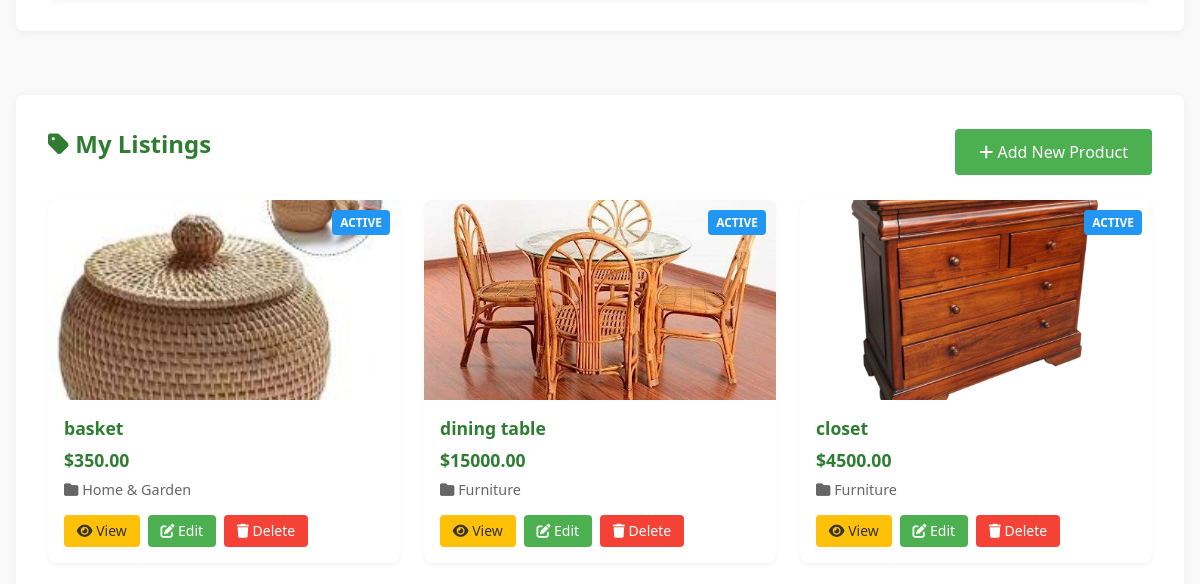
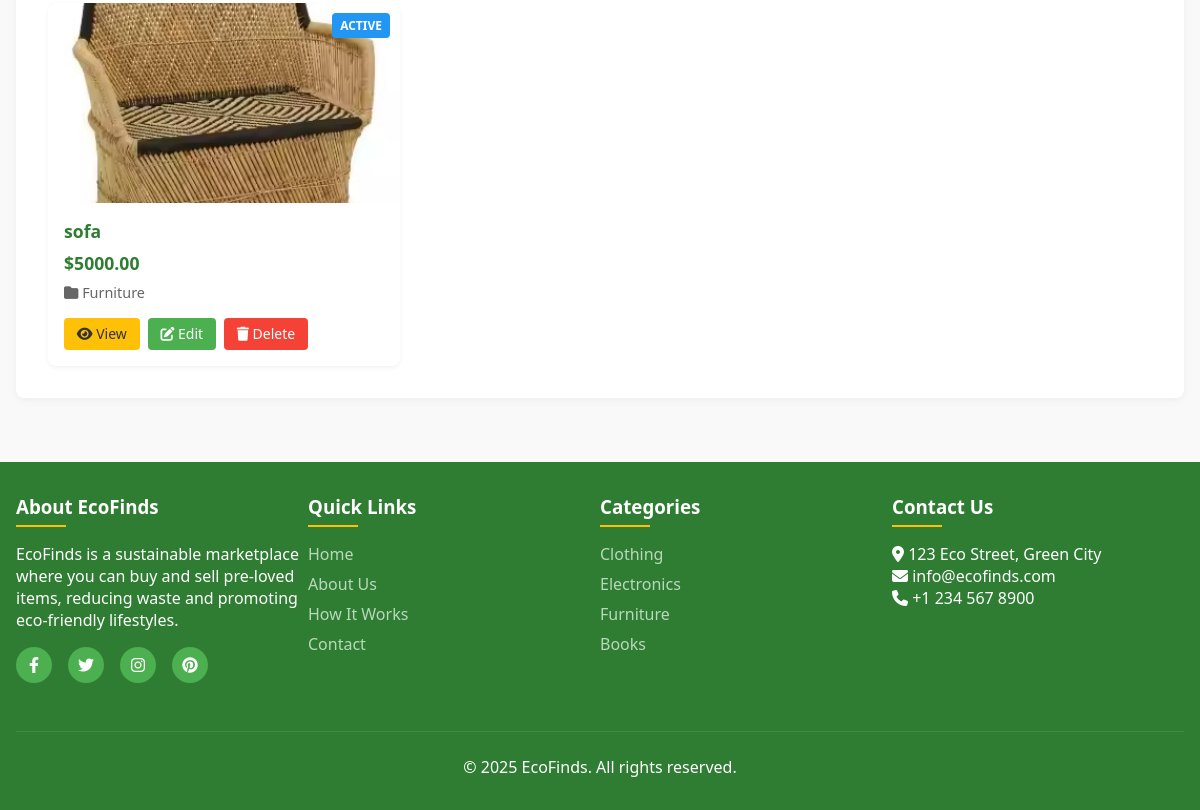
/dashboard (signed in, lower part), run on an earlier commit of the app's database (2 pictures, top to bottom).
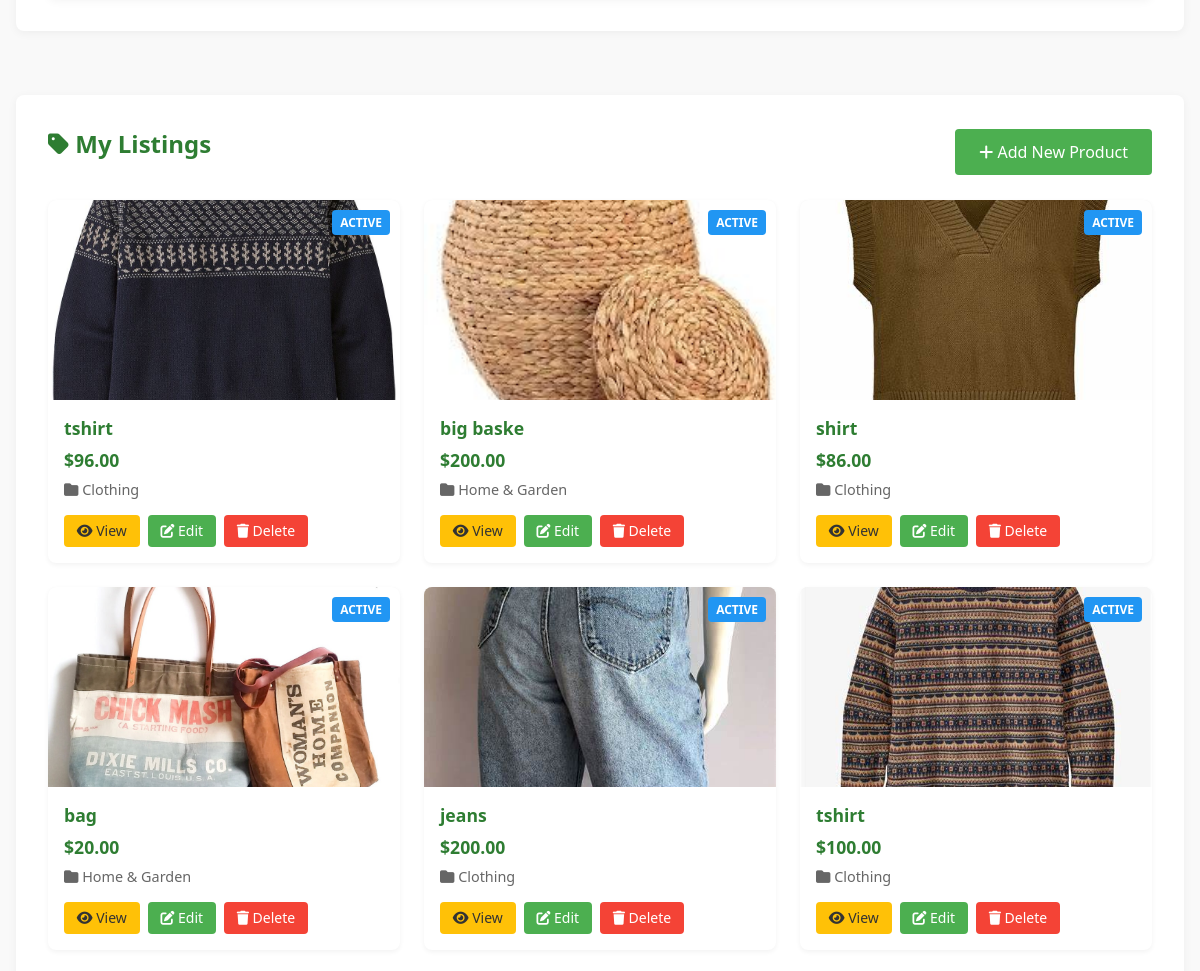
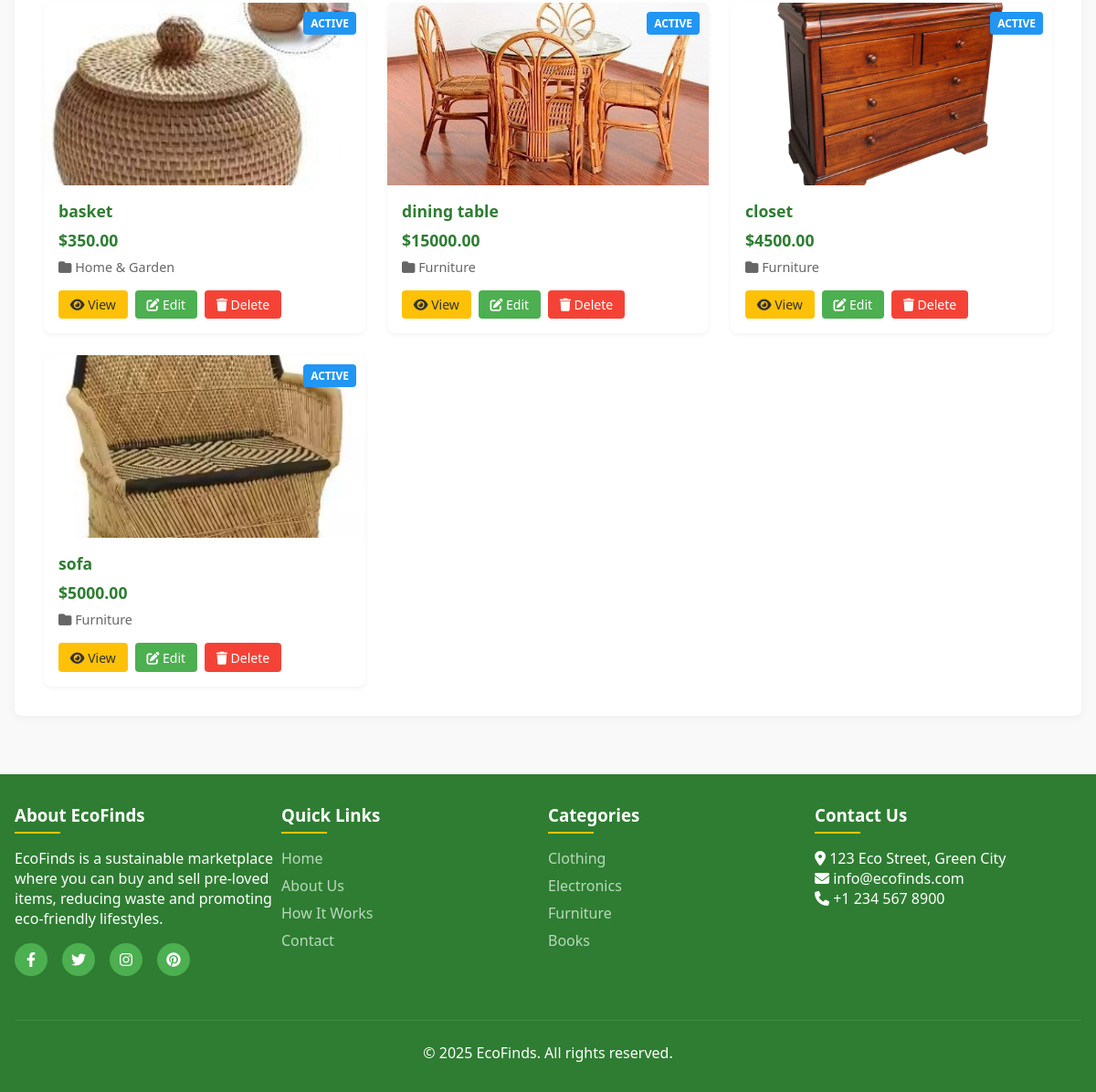
And on a later commit of the database (2 pictures, top to bottom).
### models.py (models this page shows, shortened)
class Product(db.Model):
    __tablename__ = 'products'
    id = db.Column(db.Integer, primary_key=True)
    title = db.Column(db.String(100), nullable=False)
    description = db.Column(db.Text, nullable=False)
    price = db.Column(db.Float, nullable=False)
    image = db.Column(db.String(200), default='placeholder.png')
    is_sold = db.Column(db.Boolean, default=False)
    created_at = db.Column(db.DateTime, default=datetime.now)
    updated_at = db.Column(db.DateTime, default=datetime.now, onupdate=datetime.now)
    seller_id = db.Column(db.Integer, db.ForeignKey('users.id'), nullable=False)
    category_id = db.Column(db.Integer, db.ForeignKey('categories.id'), nullable=False)
    cart_items = db.relationship('CartItem', backref='product', lazy=True, cascade="all, delete-orphan")
    purchases = db.relationship('Purchase', backref='product', lazy=True)

class Category(db.Model):
    __tablename__ = 'categories'
    id = db.Column(db.Integer, primary_key=True)
    name = db.Column(db.String(50), nullable=False)
    products = db.relationship('Product', backref='category', lazy=True)

### app.py (the view, shortened to what this page needs)
@app.route('/dashboard', methods=['GET', 'POST'])
@login_required
def dashboard():
    user = User.query.get(session['user_id'])
    form = UserProfileForm(obj=user)
    user_listings = Product.query.filter_by(seller_id=user.id).order_by(Product.created_at.desc()).all()
    return render_template('dashboard.html',
                          user=user,
                          form=form,
                          listings=user_listings)

### app.py (called while the page is built)
def login_required(f):
    from functools import wraps
    @wraps(f)
    def decorated_function(*args, **kwargs):
        if 'user_id' not in session:
            flash('Please log in to access this page', 'warning')
            return redirect(url_for('login'))
        return f(*args, **kwargs)
    return decorated_function

### templates/dashboard.html (shortened to what this page needs)
{% extends "base.html" %}
{% block content %}
<div class="dashboard-container">
    <div class="profile-section container">
    </div>
    <div class="listings-section container">
        <div class="listings-header">
            <h2><i class="fas fa-tag"></i> My Listings</h2>
            <a href="{{ url_for('add_product') }}" class="btn btn-primary">
                <i class="fas fa-plus"></i> Add New Product
            </a>
        </div>
        {% if listings %}
            <div class="product-grid">
                {% for product in listings %}
                    <div class="product-card">
                        <div class="product-image">
                            {% if product.image and product.image != 'placeholder.png' %}
                                <img src="{{ url_for('static', filename='images/uploads/' + product.image) }}" alt="{{ product.title }}">
                            {% else %}
                                <div class="placeholder-image">
                                    <i class="fas fa-image"></i>
                                </div>
                            {% endif %}
                            <div class="product-status {{ 'sold' if product.is_sold else '' }}">
                                {{ 'SOLD' if product.is_sold else 'ACTIVE' }}
                            </div>
                        </div>
                        <div class="product-details">
                            <h3>{{ product.title }}</h3>
                            <p class="product-price">${{ "%.2f"|format(product.price) }}</p>
                            <p class="product-category">
                                <i class="fas fa-folder"></i> {{ product.category.name }}
                            </p>
                            <div class="product-actions">
                                <a href="{{ url_for('product_detail', product_id=product.id) }}" class="btn btn-secondary btn-sm">
                                    <i class="fas fa-eye"></i> View
                                </a>
                                <a href="{{ url_for('edit_product', product_id=product.id) }}" class="btn btn-primary btn-sm">
                                    <i class="fas fa-edit"></i> Edit
                                </a>
                                <form action="{{ url_for('delete_product', product_id=product.id) }}" method="POST" class="d-inline">
                                    <button type="submit" class="btn btn-danger btn-sm" onclick="return confirm('Are you sure you want to delete this listing?')">
                                        <i class="fas fa-trash"></i> Delete
                                    </button>
                                </form>
                            </div>
                        </div>
                    </div>
                {% endfor %}
            </div>
        {% endif %}
    </div>
</div>
{% endblock %}

### templates/base.html (shortened to what this page needs)
<!DOCTYPE html>
<html lang="en">
<head>
    <link rel="stylesheet" href="https://cdnjs.cloudflare.com/ajax/libs/font-awesome/6.4.0/css/all.min.css">
</head>
<body>
    <main>
        {% block content %}{% endblock %}
    </main>
    <footer>
        <div class="footer-content">
            <div class="footer-section">
                <h3>About EcoFinds</h3>
                <p>EcoFinds is a sustainable marketplace where you can buy and sell pre-loved items, reducing waste and promoting eco-friendly lifestyles.</p>
                <div class="social-links">
                    <a href="#"><i class="fab fa-facebook-f"></i></a>
                    <a href="#"><i class="fab fa-twitter"></i></a>
                    <a href="#"><i class="fab fa-instagram"></i></a>
                    <a href="#"><i class="fab fa-pinterest"></i></a>
                </div>
            </div>
            <div class="footer-section">
                <h3>Quick Links</h3>
                <ul class="footer-links">
                    <li><a href="{{ url_for('index') }}">Home</a></li>
                    <li><a href="#">About Us</a></li>
                    <li><a href="#">How It Works</a></li>
                    <li><a href="#">Contact</a></li>
                </ul>
            </div>
            <div class="footer-section">
                <h3>Categories</h3>
                <ul class="footer-links">
                    <li><a href="{{ url_for('index', category=1) }}">Clothing</a></li>
                    <li><a href="{{ url_for('index', category=2) }}">Electronics</a></li>
                    <li><a href="{{ url_for('index', category=3) }}">Furniture</a></li>
                    <li><a href="{{ url_for('index', category=4) }}">Books</a></li>
                </ul>
            </div>
            <div class="footer-section">
                <h3>Contact Us</h3>
                <p><i class="fas fa-map-marker-alt"></i> 123 Eco Street, Green City</p>
                <p><i class="fas fa-envelope"></i> info@ecofinds.com</p>
                <p><i class="fas fa-phone"></i> +1 234 567 8900</p>
            </div>
            <div class="copyright">
                &copy; 2025 EcoFinds. All rights reserved.
            </div>
        </div>
    </footer>
</body>
</html>

### templates/base.html (style rules this page uses)
:root { --primary-color: #4caf50; --primary-dark: #2e7d32; --primary-light: #80e27e; --secondary-color: #ffc107; --text-color: #333333; --light-text: #ffffff; --light-bg: #f9f9f9; --border-color: #e0e0e0; --danger: #f44336; --success: #4caf50; --info: #2196f3; --warning: #ff9800; }
* { margin: 0; padding: 0; box-sizing: border-box; font-family: 'Segoe UI', Tahoma, Geneva, Verdana, sans-serif; }
body { background-color: var(--light-bg); color: var(--text-color); min-height: 100vh; display: flex; flex-direction: column; }
main { flex: 1; padding: 2rem 1rem; max-width: 1200px; margin: 0 auto; width: 100%; }
.container { background-color: #ffffff; border-radius: 8px; box-shadow: 0 2px 10px rgba(0, 0, 0, 0.05); padding: 2rem; margin-bottom: 2rem; }
h1, h2, h3, h4, h5, h6 { color: var(--primary-dark); margin-bottom: 1rem; }
.btn { display: inline-block; padding: 0.75rem 1.5rem; border: none; border-radius: 4px; font-size: 1rem; font-weight: 500; text-align: center; text-decoration: none; cursor: pointer; transition: all 0.3s ease; }
.btn-primary { background-color: var(--primary-color); color: var(--light-text); }
.btn-secondary { background-color: var(--secondary-color); color: var(--text-color); }
.btn-danger { background-color: var(--danger); color: var(--light-text); }
.btn-sm { padding: 0.4rem 0.8rem; font-size: 0.875rem; }
footer { background-color: var(--primary-dark); color: var(--light-text); padding: 2rem 0; margin-top: auto; }
.footer-content { max-width: 1200px; margin: 0 auto; padding: 0 1rem; display: flex; flex-wrap: wrap; justify-content: space-between; }
.footer-section { flex: 1; min-width: 200px; margin-bottom: 1.5rem; }
.footer-section h3 { color: var(--light-text); margin-bottom: 1rem; position: relative; padding-bottom: 0.5rem; }
.footer-section h3::after { content: ''; position: absolute; left: 0; bottom: 0; width: 50px; height: 2px; background-color: var(--secondary-color); }
.footer-links { list-style: none; }
.footer-links li { margin-bottom: 0.5rem; }
.footer-links a { color: #b9d9bb; text-decoration: none; transition: color 0.3s ease; }
.social-links { display: flex; gap: 1rem; margin-top: 1rem; }
.social-links a { display: flex; align-items: center; justify-content: center; width: 36px; height: 36px; border-radius: 50%; background-color: var(--primary-color); color: var(--light-text); text-decoration: none; transition: all 0.3s ease; }
.copyright { text-align: center; padding-top: 1.5rem; margin-top: 1.5rem; border-top: 1px solid rgba(255, 255, 255, 0.1); width: 100%; }

### templates/dashboard.html (style rules this page uses)
.dashboard-container { display: flex; flex-direction: column; gap: 2rem; }
.listings-header { display: flex; justify-content: space-between; align-items: center; margin-bottom: 1.5rem; }
.product-grid { display: grid; grid-template-columns: repeat(auto-fill, minmax(280px, 1fr)); gap: 1.5rem; }
.product-card { background-color: #fff; border-radius: 8px; overflow: hidden; box-shadow: 0 2px 5px rgba(0, 0, 0, 0.05); transition: transform 0.3s ease, box-shadow 0.3s ease; }
.product-image { height: 200px; position: relative; overflow: hidden; background-color: #f5f5f5; }
.product-image img { width: 100%; height: 100%; object-fit: cover; }
.product-status { position: absolute; top: 10px; right: 10px; background-color: var(--info); color: white; padding: 0.25rem 0.5rem; border-radius: 4px; font-size: 0.75rem; font-weight: bold; }
.product-details { padding: 1rem; }
.product-details h3 { margin-bottom: 0.5rem; font-size: 1.1rem; }
.product-price { font-weight: bold; color: var(--primary-dark); font-size: 1.1rem; margin-bottom: 0.5rem; }
.product-category { color: #666; font-size: 0.9rem; margin-bottom: 1rem; }
.product-actions { display: flex; gap: 0.5rem; }
.d-inline { display: inline; }

What changed in the data, as far as the page shows it:
added Product: image+title (picture), is_sold "ACTIVE", title "tshirt", price "96.00", category.name "Clothing"
added Product: image (picture), is_sold "ACTIVE", title "big baske", price "200.00", category.name "Home & Garden"
added Product: image (picture), is_sold "ACTIVE", title "shirt", price "86.00", category.name "Clothing"
added Product: image (picture), is_sold "ACTIVE", title "bag", price "20.00", category.name "Home & Garden"
added Product: image+title (picture), is_sold "ACTIVE", title "jeans", price "200.00", category.name "Clothing"
added Product: image (picture), is_sold "ACTIVE", title "tshirt", price "100.00", category.name "Clothing"
